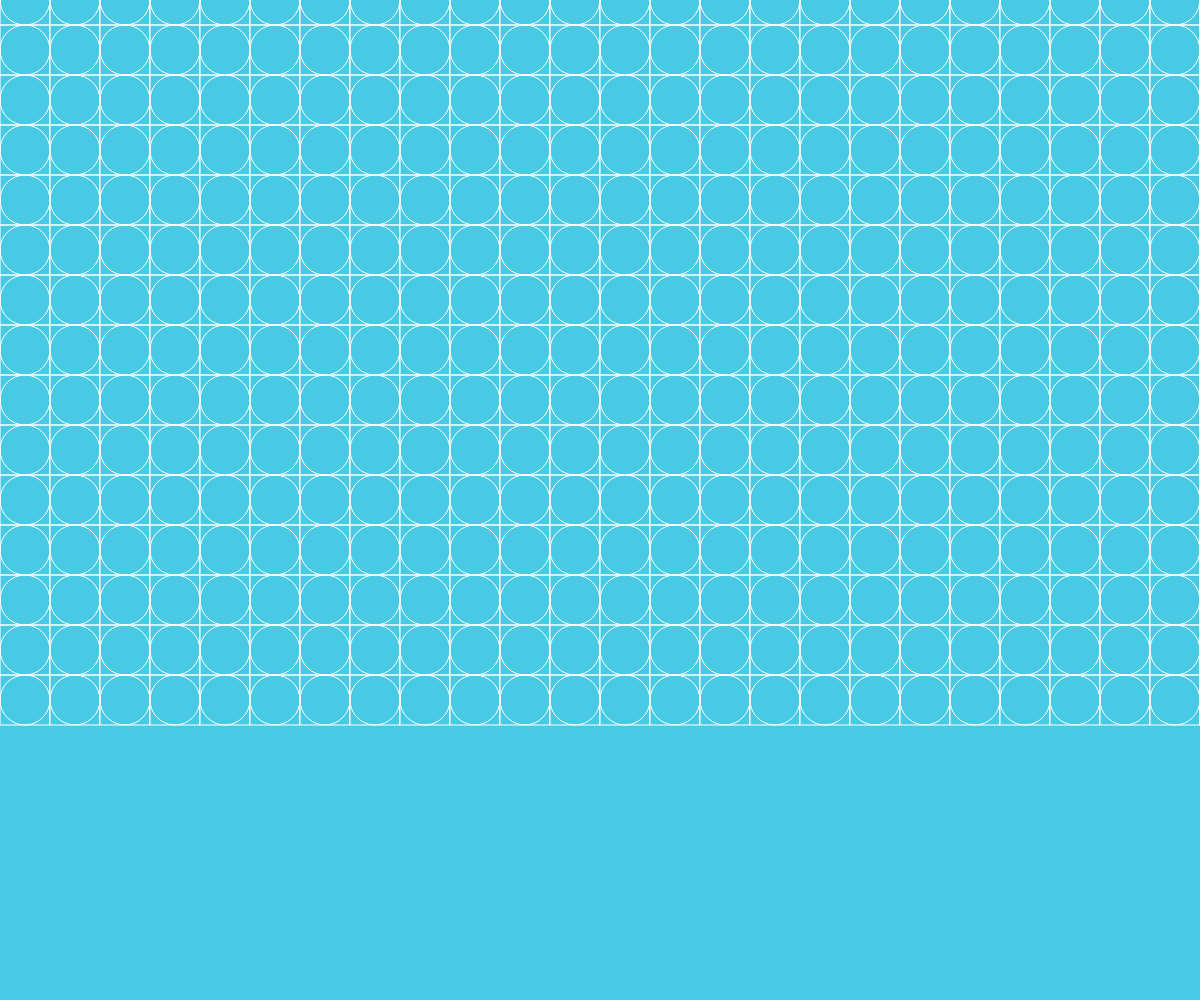
Frame 1 (no input)
Frame 60 (no input): identical to frame 1, image omitted
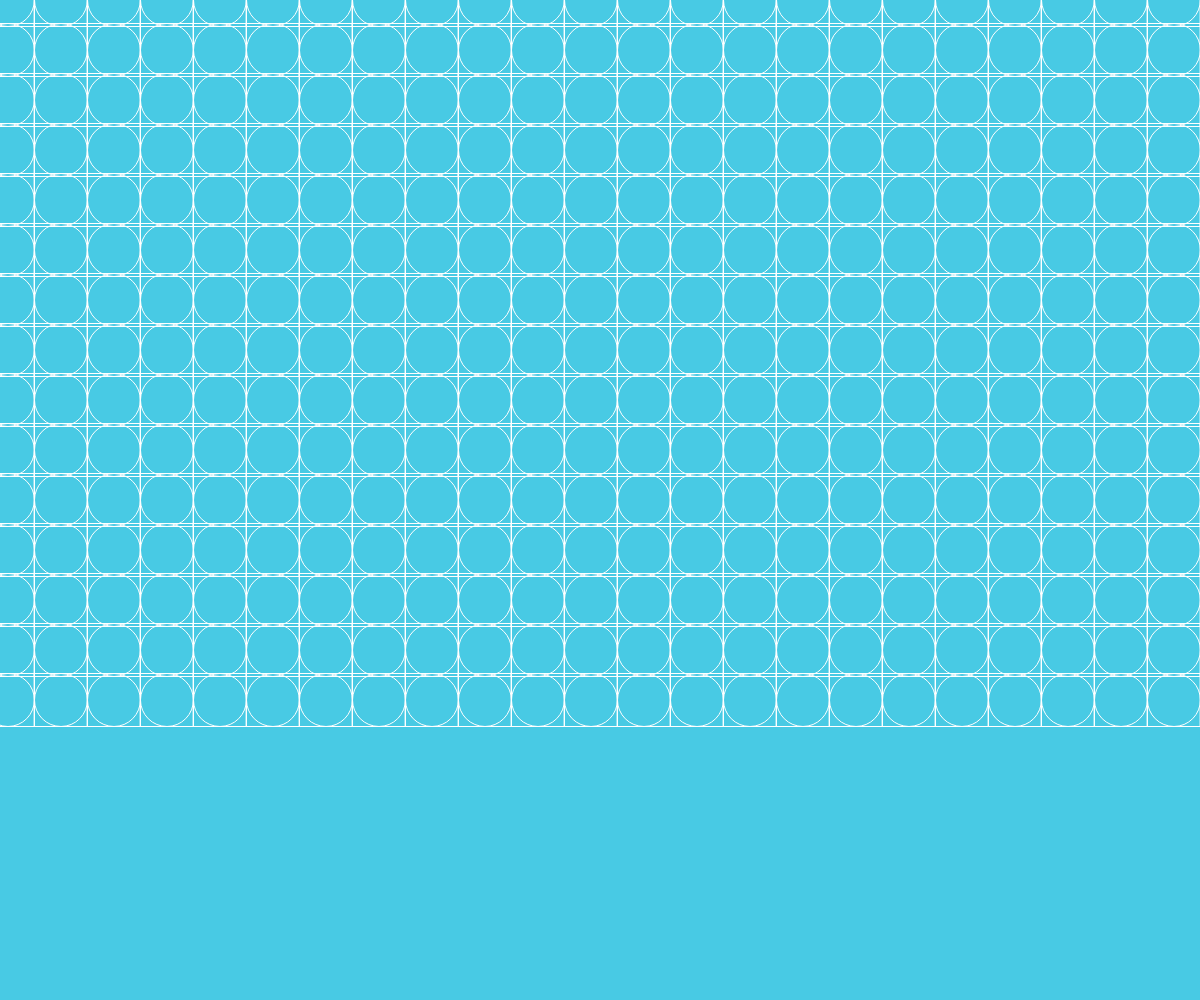
Frame 120 (the mouse pressed at the canvas centre since frame 60)

The p5.js sketch that drew these frames (run headless with seeded random() and noise() and a simulated clock; from frame 60 on, the mouse is pressed at the canvas centre):

// p5.js sketch
// ── sketch.js
function setup() {
  createCanvas(windowWidth, windowHeight);
  
}

function draw() {
  background("#48cae4");
  noFill() //以下畫圖或畫方形都不要填滿顏色
  stroke("@48cae4") //線條的顏色
  // ======宣告變數
  let r_w =50 + mouseX/200
  let bc_w =50  +  mouseX/200
  let sc_w=25 + mouseX/200
  
 // strokeWeight(3) //線條的粗細
 // ellipse(25+bc_w*0,25,50) //畫橢圓(正圓)
 // rect(rect_width*0,0,rect_width) //畫方形
  //ellipse(rect_width*1,50,sc_w) 

  //ellipse(25+bc_w*1,25,50) //畫橢圓(正圓)
 // rect(rect_width*1,0,rect_width) //畫方形
 // ellipse(rect_width*2,50,sc_w)

 // ellipse(25+bc_w*2,25,50) //畫橢圓(正圓)
 // rect(rect_width*2,0,rect_width) //畫方形
 // ellipse(rect_width*3,50,sc_w)
  //======重複相同指令的for指令======

  for(let j=0;j<25;j=j+1){
     for(let k = 0 ; k<39;k++){
      //x=0
      //x<width
      //x=x+rect_width
   push();
   translate(25+bc_w*k-width/2,50*j-height/2,0);
   ellipse(0,0,bc_w);
   rect(-r_w/2,-r_w/2,r_w,r_w);
   pop();
}
  }
}
